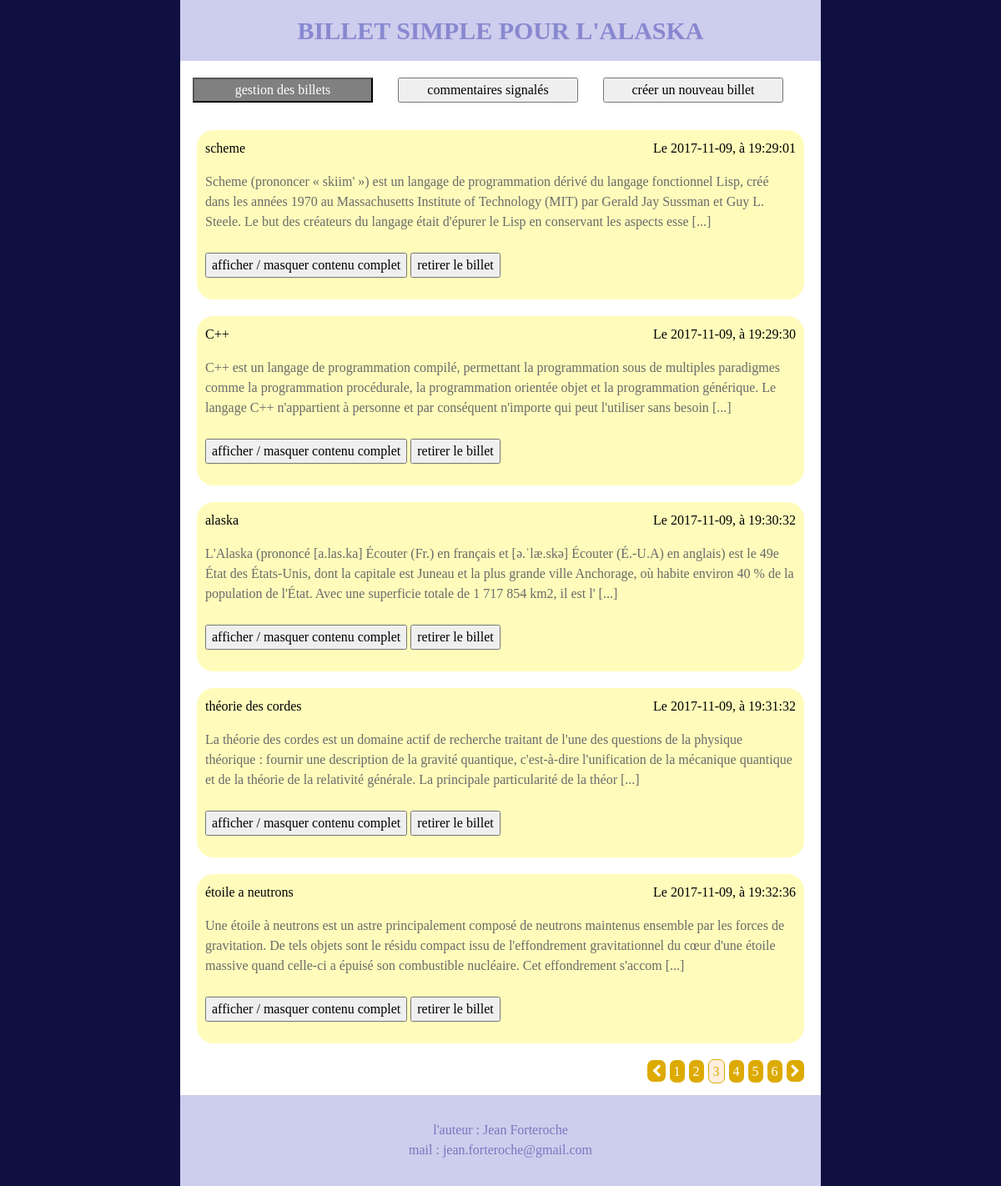
/index.php?page=3 (signed in), run on the app's committed database.
### tables this page shows
CREATE TABLE `Post` (
  `title` varchar(100) NOT NULL,
  `dateTimePub` datetime NOT NULL DEFAULT CURRENT_TIMESTAMP COMMENT 'date et heure de publication, possible preparer a l''avance',
  `dateTimeExp` datetime DEFAULT NULL COMMENT 'date et heure d''expiration, par defaut null : n''expire pas',
  `content` text NOT NULL,
  `removed` tinyint(1) NOT NULL DEFAULT '0'
);

### controler/adminControler.php (called while the page is built, shortened)
<?php
    require_once('model/Post.php');
?>
<?php
    class AdminControler
    {
        private $_adminPostManager;
        public function __construct()
        {
            $this->_adminPostManager = new PostManager();
        }
        public function postsManagment()
        {
            try
            {
                $indiceBegining = 5 * ((int) strip_tags($_GET['page']) - 1);
                $postsPerPages = 5;
                $indexPost = $indiceBegining;
                $postsLeft = $postsPerPages;
                $allPosts = $this->_adminPostManager->getAllPostsExceptExpiry();
                $page = 1+ceil($indiceBegining / $postsPerPages);
                if ($indiceBegining >= count($allPosts))
                {
                    $pageDeleteRedirection = $page - 1;
                    echo '<script type="text/javascript">alert("' . $indiceBegining . ' =? ' . count($allPosts) . ', pageDeleteRedirection : ' . $pageDeleteRedirection . '")</script>';
                }
                else
                {
                    $pageDeleteRedirection = $page;
                }
                require_once $_SERVER['DOCUMENT_ROOT'] . '/view/adminHeaderMenuView.php';
                require_once $_SERVER['DOCUMENT_ROOT'] . '/view/postsManagmentView.php';
                require_once $_SERVER['DOCUMENT_ROOT'] . '/view/template.php';
            }
            catch (Exception $e)
            {
                echo '<p>erreur : ' . $e->getMessage() ; '</p>';
            }
        }
    }

### model/Model.php (called while the page is built, shortened)
<?php
    class Model
    {
        public function __construct()
        {
            $this->_DB = new PDO('mysql:host=localhost:8889;dbname=ecrivain;charset=utf8', 'root', 'root', array(PDO::ATTR_ERRMODE => PDO::ERRMODE_EXCEPTION));
        }
    }

### model/Post.php (called while the page is built, shortened)
<?php
    require_once 'Model.php';
    class PostManager extends Model
    {
        public function getAllPostsExceptExpiry()
        {
            $allPosts = [];
            $query = $this->_DB->query('SELECT title, dateTimePub, dateTimeExp, content, removed FROM Post ORDER BY dateTimePub');
            $i = 0;
            while($onePostFromSQL = $query->fetch(PDO::FETCH_ASSOC))
            {
                if ((! $onePostFromSQL['removed']) && (date('d/m/Y H:i:s') < $onePostFromSQL['dateTimeExp'] || $onePostFromSQL['dateTimeExp'] == NULL))
                {
                    $allPosts[$i]['title'] = $onePostFromSQL['title'];
                    $allPosts[$i]['titleForLink'] = str_replace(' ', '_', $onePostFromSQL['title']);
                    $allPosts[$i]['dateTime'] = str_replace(' ', ', à ', $onePostFromSQL['dateTimePub']);
                    $allPosts[$i]['content'] = $onePostFromSQL['content'];
                    $allPosts[$i]['contentBegin'] = mb_substr($onePostFromSQL['content'], 0, 300);
                    $i++;
                }
            }
            return $allPosts;
        }
    }

### index.php (called while the page is built, shortened)
<?php
    try
    {
        require_once('controler/adminControler.php');
    }
    catch (Exception $e)
    {
        echo '<p>erreur : ' . $e->getMessage() ; '</p>';
    }
    $rooter = new Rooter();
    $rooter->root();

### view/postsManagmentView.php (the view, shortened to what this page needs)
    <?php
        while ($postsLeft>0 AND $indexPost<count($allPosts))
        {
    ?>
            <article class="col-xxl-6 col-xl-12 col-sm-12">
                <div class="bulle" href="../index.php?title=<?= $allPosts[$indexPost]['titleForLink'] ?>&amp;action=onePost">
                    <p>
                        <?= $allPosts[$indexPost]['title'] ?><span class="float-right">Le <?= $allPosts[$indexPost]['dateTime'] ?></span>
                    </p>
                    <p class="dernier">
                        <?= $allPosts[$indexPost]['contentBegin'] ?> [...]
                    </p>
                    <p>
                        <button onclick="hideOrShow('<?= $allPosts[$indexPost]['title'] ?>')">afficher / masquer contenu complet</button>
                        <button onclick="deletePost('<?= $allPosts[$indexPost]['title'] ?>', <?= $pageDeleteRedirection ?>)">retirer le billet</button>
                    </p>
                </div>
            </article>
    <?php
            $postsLeft--;
            $indexPost++;
        }
    ?>
    <article class="col-xxl-12 col-xl-12 col-sm-12 navPages">
        <p>
        <?php
            if ($page > 1)
            {
                echo '<a class="fa fa-chevron-left" href="index.php?page=' . ($page-1) . '"></a>';
            }
            for ($j=($page-2) ; $j<($page+3) ; $j++)
            {
                if ($j>0 AND $j==$page)
                {
                    echo '<span class="pageActuelle">' . $j . '</span>';
                }
                elseif ($j>0 AND ($postsPerPages*($j-1))<count($allPosts))
                {
                    echo '<a href="index.php?page=' . $j . '">' . $j . '</a>';
                }
            }
            $pageMax = ceil(count($allPosts)/$postsPerPages);
            if ($page < $pageMax-2)
            {
                echo '<a href="index.php?page=' . $pageMax . '">' . $pageMax . '</a>';
            }
            if ($indexPost < count($allPosts))
            {
                echo '<a href="index.php?page=' . ($page+1) . '" class="fa fa-chevron-right"></a>';
            }
        ?>
        </p>
    </article>
</section>

### view/myChanges.css (style rules this page uses)
.navPages { text-align : right; color : #da0; }
.navPages > p > * { color : white; background : #da0; padding : 5px; border-radius : 7px; margin-right : 5px; }
.pageActuelle { background : #fed !important; border : 1px solid #da0; color : #da0 !important; }
.dernier { margin-bottom : 25px; color : #6a6a6a; }
.bulle { display : block; margin :5px; margin-top : 0px; margin-bottom : 20px; border-radius : 20px; padding : 10px; background : #fffcbb; color : black; }
body { font-family : "Times New Roman"; background : #101040; }

### data on the page
post: title "scheme", dateTime "2017-11-09, à 19:29:01", contentBegin "Scheme (prononcer « skiim' ») est un langage de programmation dérivé du langage fonctionnel Lisp, créé dans les années 1970 au Massachusetts Institute of Technology (MIT) par Gerald Jay Sussman et Guy L. Steele. Le but des créateurs du langage était d'épurer le Lisp en conservant les aspects esse"
post: title "C++", dateTime "2017-11-09, à 19:29:30", contentBegin "C++ est un langage de programmation compilé, permettant la programmation sous de multiples paradigmes comme la programmation procédurale, la programmation orientée objet et la programmation générique. Le langage C++ n'appartient à personne et par conséquent n'importe qui peut l'utiliser sans besoin"
post: title "alaska", dateTime "2017-11-09, à 19:30:32", contentBegin "L'Alaska (prononcé [a.las.ka] Écouter (Fr.) en français et [ə.ˈlæ.skə] Écouter (É.-U.A) en anglais) est le 49e État des États-Unis, dont la capitale est Juneau et la plus grande ville Anchorage, où habite environ 40 % de la population de l'État. Avec une superficie totale de 1 717 854 km2, il est l'"

### other printed values
$allPosts[$indexPost]['title'] "théorie des cordes"
$allPosts[$indexPost]['dateTime'] "2017-11-09, à 19:31:32"
$allPosts[$indexPost]['title'] "étoile a neutrons"
$allPosts[$indexPost]['dateTime'] "2017-11-09, à 19:32:36"
$pageMax "6"
